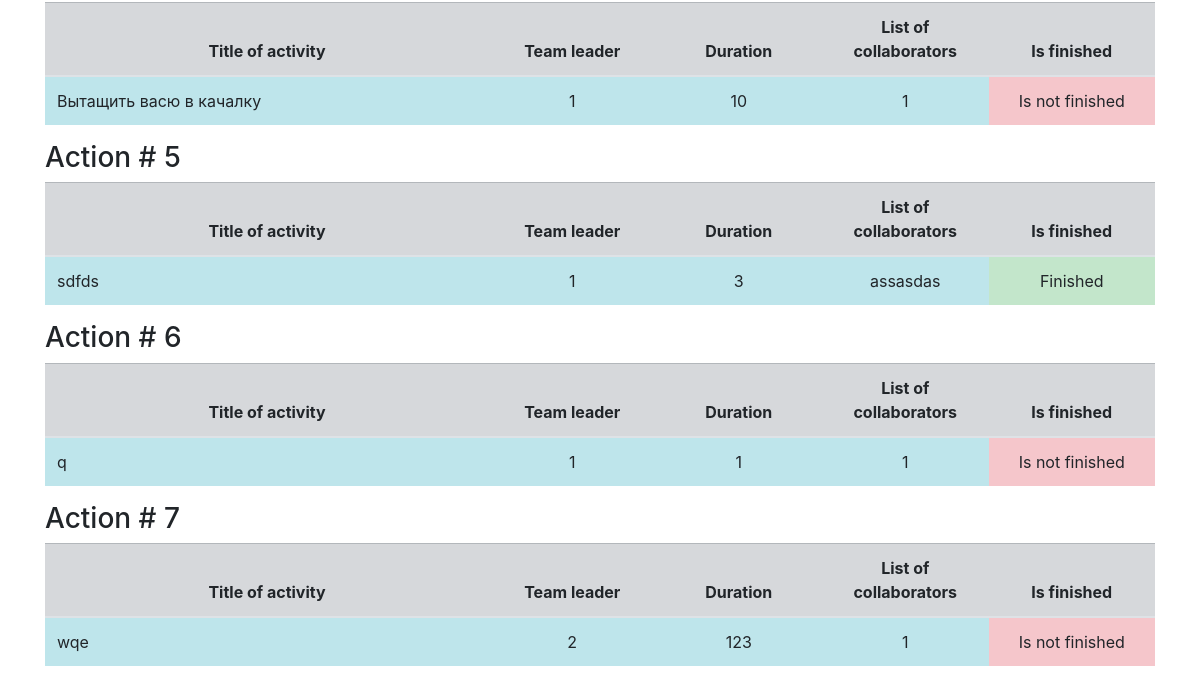
/jobs (lower part), run on an earlier commit of the app's database.
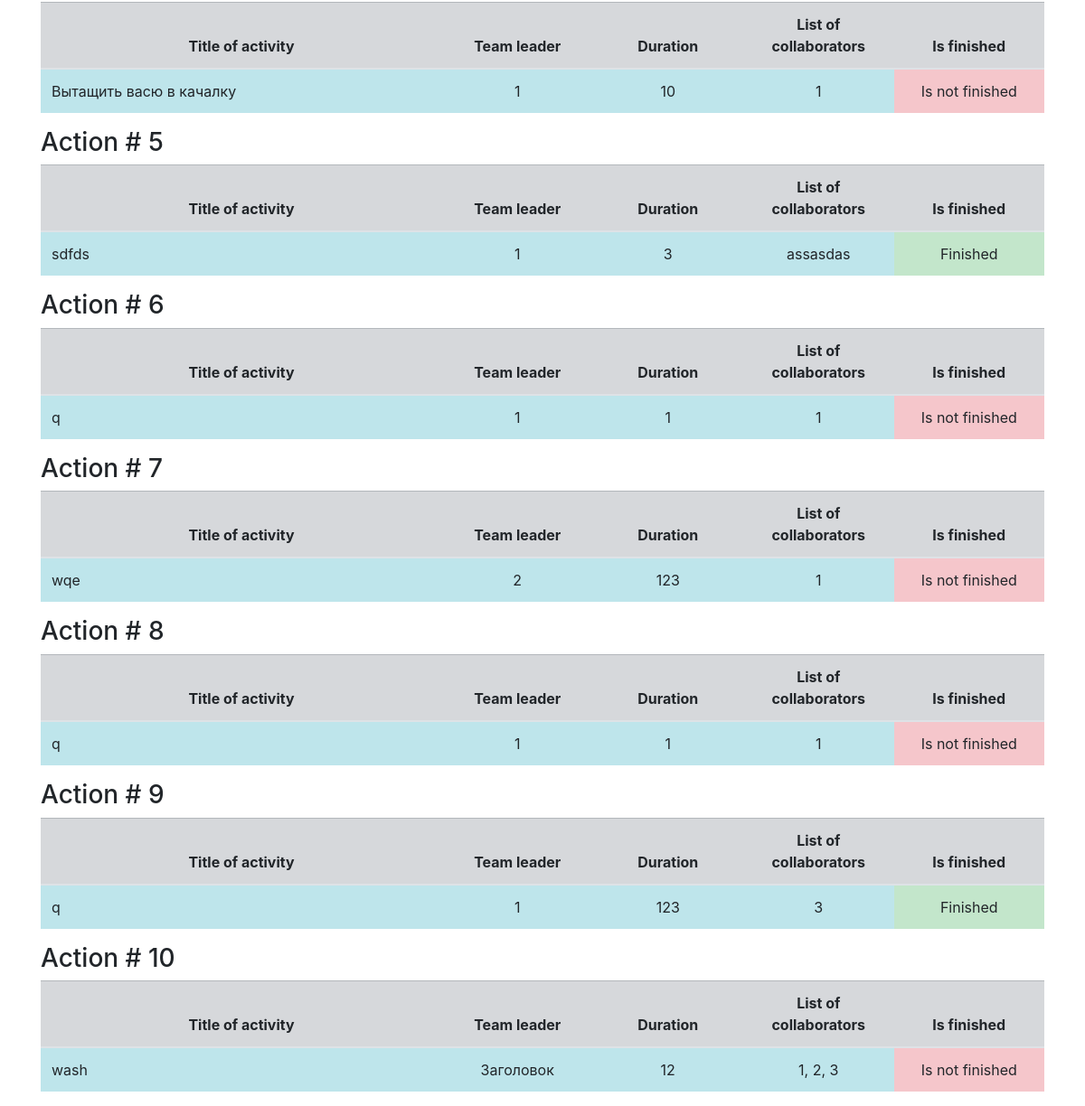
And on a later commit of the database.
### data/jobs.py (models this page shows)
class Jobs(SqlAlchemyBase):
    __tablename__ = 'jobs'
    id = sqlalchemy.Column(sqlalchemy.Integer,
                           primary_key=True, autoincrement=True)
    team_leader = sqlalchemy.Column(sqlalchemy.Integer,
                                    sqlalchemy.ForeignKey("users.id"))
    job = sqlalchemy.Column(sqlalchemy.String, nullable=True)
    work_size = sqlalchemy.Column(sqlalchemy.Integer, nullable=True)
    collaborators = sqlalchemy.Column(sqlalchemy.String, nullable=True)
    is_finished = sqlalchemy.Column(sqlalchemy.Boolean, default=True)
    start_date = sqlalchemy.Column(sqlalchemy.DateTime,
                                   default=datetime.datetime.now)
    end_date = sqlalchemy.Column(sqlalchemy.DateTime,
                                 default=datetime.datetime.now)
    user = orm.relationship('User')

### main.py (the view)
@app.route('/jobs')
def jobs():
    db_sess = db_session.create_session()
    jobs = db_sess.query(Jobs).all()
    return render_template('jobs.html', jobs=jobs)

### data/db_session.py (called while the page is built)
def create_session() -> Session:
    global __factory
    return __factory()

### templates/jobs.html (shortened to what this page needs)
{% extends "base.html" %}
{% block content %}
{% for item in jobs %}
<h3>Action # {{item.id}}</h3>
<table class="table">
  <thead>
    <tr class="table-secondary cell-1">
      <th scope="col" width="40%">Title of activity</th>
      <th scope="col" width="15%">Team leader</th>
      <th scope="col" width="15%">Duration</th>
      <th scope="col" width="15%">List of collaborators</th>
      <th scope="col" width="15%">Is finished</th>
    </tr>
  </thead>
  <tbody>
    <tr>
      <td scope="row" class="table-info">{{item.job}}</td>
      <td class="table-info" align="center">{{item.team_leader}}</td>
      <td class="table-info" align="center">{{item.work_size}}</td>
      <td class="table-info" align="center">{{item.collaborators}}</td>
      {% if item.is_finished %}
      <td class="table-success" align="center">Finished</td>
      {% else %}
      <td class="table-danger" align="center">Is not finished</td>
      {% endif %}
    </tr>
  </tbody>
</table>
{% endfor %}
{% endblock %}

### templates/base.html (shortened to what this page needs)
<!doctype html>
<html lang="en">
<head>
    <link rel="stylesheet"
          href="https://stackpath.bootstrapcdn.com/bootstrap/4.4.1/css/bootstrap.min.css"
>
    <link rel="stylesheet" type="text/css" href="../static/css/style.css" />
</head>
<body>
<main role="main" class="container">
    {% block content %}{% endblock %}
</main>
</body>
</html>

### static/css/style.css (style rules this page uses)
th, center-text { text-align: center; vertical-align: middle; }
.cell-1 { vertical-align: middle; }

What changed in the data, as far as the page shows it:
added Jobs: id "8", job "q", team_leader "1", work_size "1", collaborators "1", is_finished "Is not finished"
added Jobs: id "9", job "q", team_leader "1", work_size "123", collaborators "3", is_finished "Finished"
added Jobs: id "10", job "wash", team_leader "Заголовок", work_size "12", collaborators "1, 2, 3", is_finished "Is not finished"
